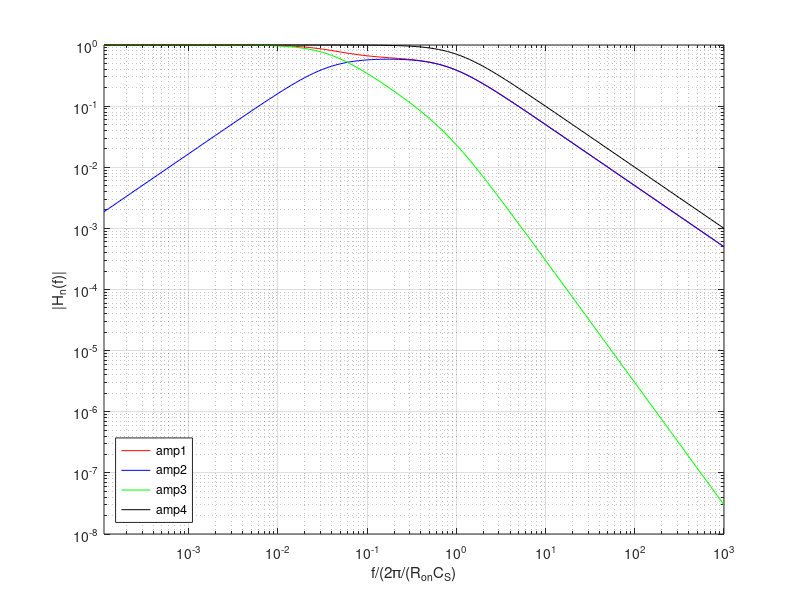

Write MATLAB code to recreate this figure.
%%%%%%%%%%%%%%%%%%%%%%%%%%%%%%%%%%%%%%%%%%%%%%%%%%%%%%%%%%%%%%%%%%%%%%%%%%%
%                              Example 5.2                                %
%%%%%%%%%%%%%%%%%%%%%%%%%%%%%%%%%%%%%%%%%%%%%%%%%%%%%%%%%%%%%%%%%%%%%%%%%%%
clear all;


%-------------------------------------------------------------------------%
%                            Design variables                             %
%-------------------------------------------------------------------------%

Cs=1e-12;
CL=2e-12;
Ron=10;
gm=12e-3;
angpole=1/Ron/Cs;
decback=4
omegamin=angpole/10^decback;
a=gm;
b=CL+Cs*(1+gm*Ron);
c=2*CL*Cs*Ron;
points=140;
for i=1:points
    omega=omegamin*10^(i/20);
    freq(i)=omega/angpole;
real=gm+c*omega^2;
imm=b*omega;
amp1(i)=sqrt((gm^2+(omega*CL)^2))/sqrt(real^2+imm^2);
amp2(i)=(omega*CL)/sqrt(real^2+imm^2);
amp3(i)=gm/sqrt(real^2+imm^2);
amp4(i)=1/(sqrt(1+(omega/angpole)^2));
end
loglog(freq,amp1,'r')
hold on
loglog(freq,amp2,'b')
hold on
loglog(freq,amp3,'g')
hold on
loglog(freq,amp4,'k')
grid
xlabel('f/(2\pi/(R_{on}C_S)')
ylabel('|H_n(f)|')
hold off
xlim([freq(1) freq(points)]);
legend('amp1','amp2','amp3','amp4','location','SouthWest');

%-------------------------------------------------------------------------%
%                        Noise Power Multiplier                           %
%-------------------------------------------------------------------------%

step=angpole/10;
mult1=0;
mult2=0;
mult3=0;
mult4=0;

%-------------------------------------------------------------------------%
%                        Approximate integrals                            %
%-------------------------------------------------------------------------%

steps=50000;
resol=0.01;
for i=1:steps
omega=i*angpole*resol;    
real=gm+c*omega^2;
imm=b*omega;
ampl1=sqrt((gm^2+(omega*CL)^2))/sqrt(real^2+imm^2);
ampl2=(omega*CL)/sqrt(real^2+imm^2);
ampl3=gm/sqrt(real^2+imm^2);
ampl4=1/(sqrt(1+(omega/angpole)^2));
mult1=mult1+ampl1^2;
mult2=mult2+ampl2^2;
mult3=mult3+ampl3^2;
mult4=mult4+ampl4^2;
end
mult1=mult1*resol
mult2=mult2*resol
mult3=mult3*resol
mult4=mult4*resol